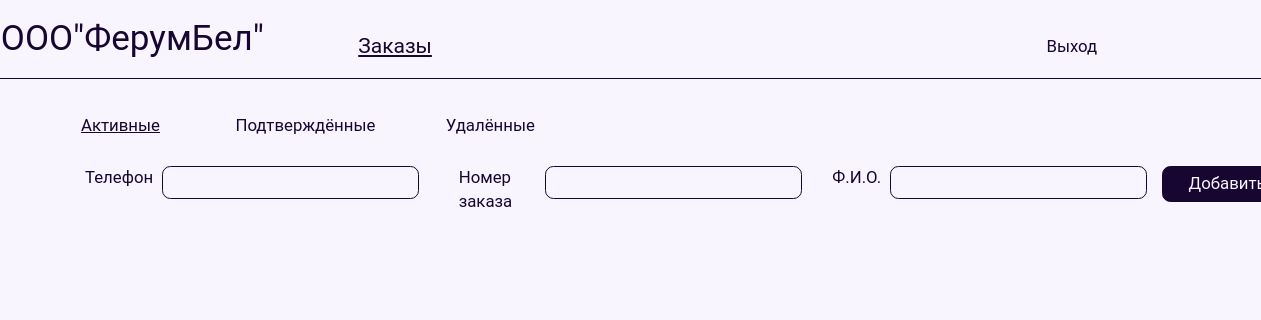
Page /activeOrders/ (signed in) on the earlier database version.
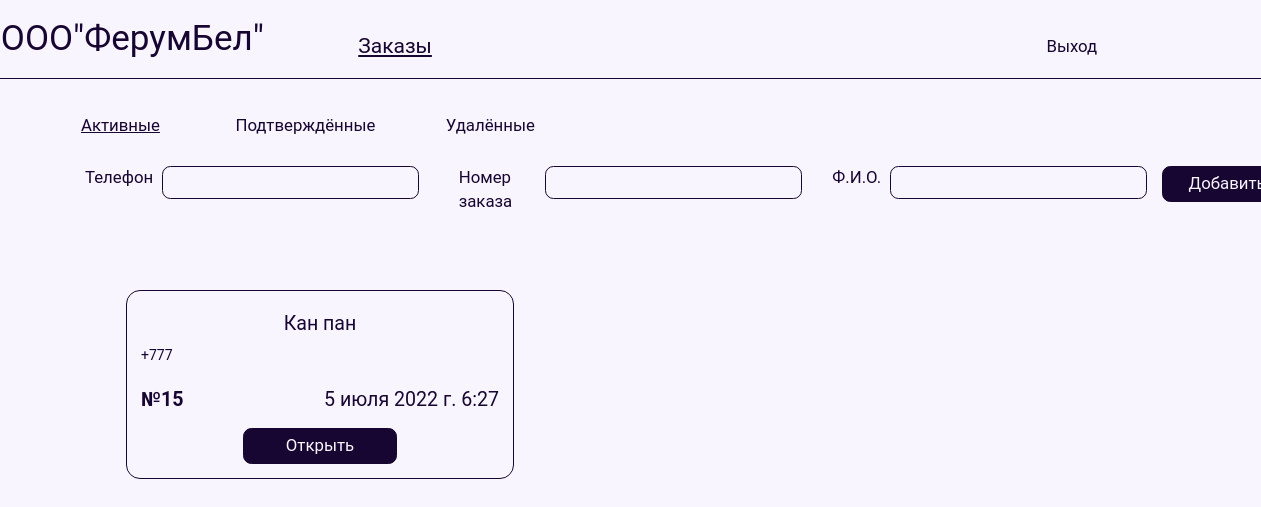
Same page on the later database version.
### ferumbel/models.py (models this page shows)
class Order(models.Model):
    user = models.ForeignKey(settings.AUTH_USER_MODEL, on_delete=models.CASCADE, blank=True, null=True,
                             verbose_name='Пользователь')
    name = models.TextField(blank=True, null=True, verbose_name='Имя пользователя')
    purchase = models.ForeignKey(
        Purchase, on_delete=models.CASCADE, verbose_name=' Корзина'
    )
    coast = models.IntegerField(blank=True, null=True, default=1, verbose_name='Цена')
    phone = models.CharField(max_length=30, blank=True, null=True, verbose_name='Номер телефона')
    comment = models.TextField(blank=True, null=True, verbose_name='Комментарий')
    delivery = models.BooleanField(blank=True, null=True, verbose_name='Необходима ли доставка')
    adress = models.TextField(blank=True, null=True, verbose_name='Адрес доставки')
    index = models.IntegerField(blank=True, null=True, verbose_name='Индекс покупателя')
    created_at = models.DateTimeField(auto_now_add=True, db_index=True, blank=True, null=True, verbose_name='Дата')
    statuc = models.IntegerField(blank=True, null=True, default=1, verbose_name='Статус')
    customer = models.ForeignKey(Customer, on_delete=models.CASCADE, null=True, blank=True, verbose_name='Продавец')
    def __str__(self):
        return f"{self.user}"
    class Meta:
        verbose_name = _("Order")
        verbose_name_plural = _("Orders")

### ferumbel/views.py (the view)
# urls.py: path("activeOrders/", activeOrders, name="activeOrders"),
def activeOrders(request):
    if request.user.is_staff:
        orders = Order.objects.filter(statuc=1)
        print(orders)
        return render(request, "activeOrders_admin.html",
                      {"orders": orders})
    else:
        return redirect("/")

### static/templates/activeOrders_admin.html (shortened to what this page needs)
<!DOCTYPE html>
<html lang="en">
<head>
    {% load bootstrap3 %}
    {% bootstrap_css %}
    <link rel="stylesheet" href="/static/styles/Orders_admin.css">
    <link rel="stylesheet" href="/static/styles/header_admin.css">
</head>
<body>
<header class="header">
    <section class="all">
        <section class="main_name">
            ООО"ФерумБел"
        </section>
        <section class="top" id="active">
            Заказы
        </section>
    </section>
    {% if request.user %}
        <button class="exit">
            <a class="dropdown-item" href="{% url "logout" %}">
                Выход
            </a>
        </button>
    {% endif %}
</header>
<section class="pages">
    <section class="page" id="active">
        Активные
    </section>
    <section class="page">
        <a href="/confirmedOrders/">Подтверждённые</a>
    </section>
    <section class="page">
        <a href="/deletedOrders/">Удалённые</a>
    </section>
</section>
<section class="filters row">
    <section class="filter col-lg-4 col-sm-6 col-md-6 col-4">
        <section class="Name">
            Телефон
        </section>
        <section class="input">
            <input id="input_phone" type="text">
        </section>
    </section>
    <section class="filter col-lg-4 col-sm-6 col-md-6 col-4">
        <section class="Name">
            Номер заказа
        </section>
        <section class="input">
            <input id="input_number" type="text">
        </section>
    </section>
    <section class="filter col-lg-4 col-sm-6 col-md-6 col-4">
        <section class="Name">
            Ф.И.О.
        </section>
        <section class="input">
            <input id="input_name" type="text">
        </section>
        <section class="button col-lg-4 col-sm-6 col-md-6 col-4">
            <button>
                Добавить
            </button>
        </section>
    </section>
</section>
<section class="orders">
    {% for order in orders %}
        <section class="order">
            <section class="border">
                <section class="name">{{ order.name }}</section>
                <section class="phone">{{ order.phone }}</section>
                <section class="level">
                    <section class="code">№{{ order.id }}</section>
                    <section class="date">{{ order.created_at }}</section>
                </section>
                <section class="button">
                    <section class="conteiner">
                        <a href="/activeOrder/{{ order.id }}/" class=but>Открыть</a>
                    </section>
                </section>
            </section>
        </section>
    {% endfor %}
</section>
</body>
</html>

Differences in the rows shown:
added Order: name "Кан пан", phone "+777", id "15", created_at "5 июля 2022 г. 6:27"
